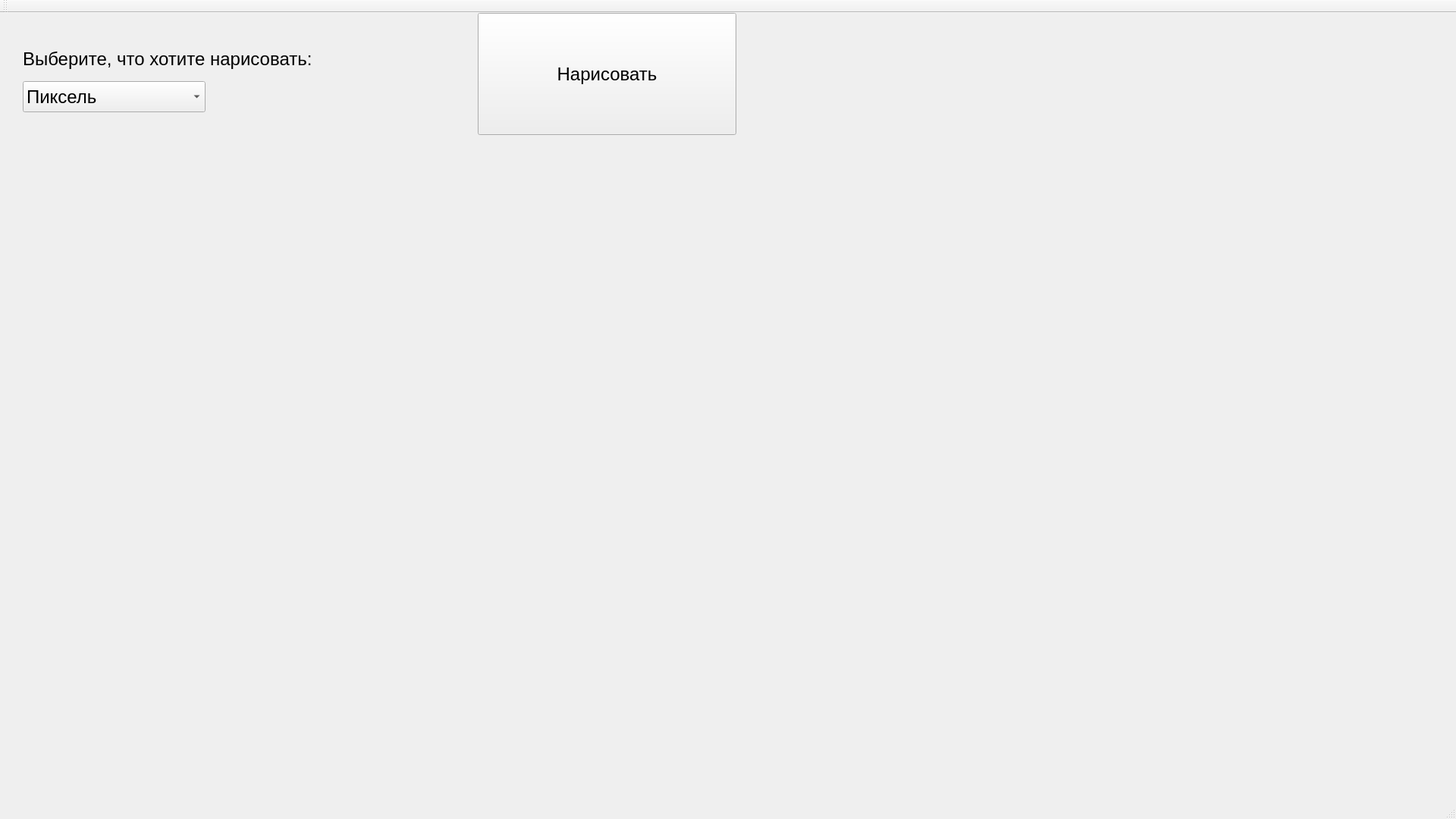
<?xml version="1.0" encoding="UTF-8"?>
<ui version="4.0">
 <class>MainWindow</class>
 <widget class="QMainWindow" name="MainWindow">
  <property name="geometry">
   <rect>
    <x>0</x>
    <y>0</y>
    <width>1920</width>
    <height>1080</height>
   </rect>
  </property>
  <property name="minimumSize">
   <size>
    <width>1920</width>
    <height>1080</height>
   </size>
  </property>
  <property name="font">
   <font>
    <pointsize>18</pointsize>
   </font>
  </property>
  <property name="windowTitle">
   <string>MainWindow</string>
  </property>
  <widget class="QWidget" name="centralWidget">
   <widget class="QLabel" name="label_MenuChoice">
    <property name="geometry">
     <rect>
      <x>30</x>
      <y>30</y>
      <width>491</width>
      <height>61</height>
     </rect>
    </property>
    <property name="text">
     <string>Выберите, что хотите нарисовать:</string>
    </property>
   </widget>
   <widget class="QComboBox" name="comboBox_DrawChoice">
    <property name="geometry">
     <rect>
      <x>30</x>
      <y>90</y>
      <width>241</width>
      <height>41</height>
     </rect>
    </property>
    <item>
     <property name="text">
      <string>Пиксель</string>
     </property>
    </item>
    <item>
     <property name="text">
      <string>Линия</string>
     </property>
    </item>
    <item>
     <property name="text">
      <string>Прямоугольник</string>
     </property>
    </item>
    <item>
     <property name="text">
      <string>Круг</string>
     </property>
    </item>
    <item>
     <property name="text">
      <string>Эллипс</string>
     </property>
    </item>
    <item>
     <property name="text">
      <string>Дуга</string>
     </property>
    </item>
    <item>
     <property name="text">
      <string>Ломанная</string>
     </property>
    </item>
    <item>
     <property name="text">
      <string>Треугольник</string>
     </property>
    </item>
   </widget>
   <widget class="QPushButton" name="pushButton_Draw">
    <property name="geometry">
     <rect>
      <x>630</x>
      <y>0</y>
      <width>341</width>
      <height>161</height>
     </rect>
    </property>
    <property name="text">
     <string>Нарисовать</string>
    </property>
   </widget>
   <widget class="QWidget" name="widget" native="true">
    <property name="geometry">
     <rect>
      <x>0</x>
      <y>160</y>
      <width>1920</width>
      <height>919</height>
     </rect>
    </property>
    <property name="minimumSize">
     <size>
      <width>1920</width>
      <height>919</height>
     </size>
    </property>
   </widget>
  </widget>
  <widget class="QMenuBar" name="menuBar">
   <property name="geometry">
    <rect>
     <x>0</x>
     <y>0</y>
     <width>1920</width>
     <height>21</height>
    </rect>
   </property>
  </widget>
  <widget class="QToolBar" name="mainToolBar">
   <attribute name="toolBarArea">
    <enum>TopToolBarArea</enum>
   </attribute>
   <attribute name="toolBarBreak">
    <bool>false</bool>
   </attribute>
  </widget>
  <widget class="QStatusBar" name="statusBar"/>
 </widget>
 <layoutdefault spacing="6" margin="11"/>
 <resources/>
 <connections/>
</ui>
